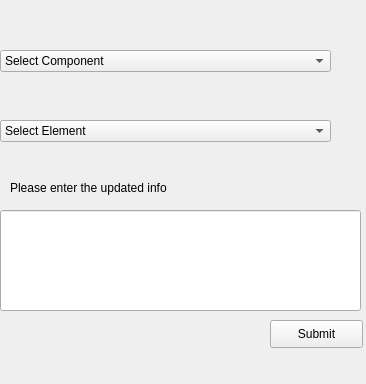
<?xml version="1.0" encoding="UTF-8"?>
<ui version="4.0">
 <class>Compstuff</class>
 <widget class="QWidget" name="Compstuff">
  <property name="geometry">
   <rect>
    <x>0</x>
    <y>0</y>
    <width>366</width>
    <height>384</height>
   </rect>
  </property>
  <property name="windowTitle">
   <string>Form</string>
  </property>
  <property name="styleSheet">
   <string notr="true"/>
  </property>
  <widget class="QComboBox" name="comboBox">
   <property name="geometry">
    <rect>
     <x>0</x>
     <y>50</y>
     <width>331</width>
     <height>22</height>
    </rect>
   </property>
   <item>
    <property name="text">
     <string>Select Component</string>
    </property>
   </item>
  </widget>
  <widget class="QComboBox" name="Elemstuff">
   <property name="geometry">
    <rect>
     <x>0</x>
     <y>120</y>
     <width>331</width>
     <height>22</height>
    </rect>
   </property>
   <item>
    <property name="text">
     <string>Select Element</string>
    </property>
   </item>
   <item>
    <property name="text">
     <string>Item</string>
    </property>
   </item>
   <item>
    <property name="text">
     <string>P_No</string>
    </property>
   </item>
   <item>
    <property name="text">
     <string>S_No</string>
    </property>
   </item>
   <item>
    <property name="text">
     <string>Date</string>
    </property>
   </item>
   <item>
    <property name="text">
     <string>RY</string>
    </property>
   </item>
   <item>
    <property name="text">
     <string>RH</string>
    </property>
   </item>
   <item>
    <property name="text">
     <string>Tot_I</string>
    </property>
   </item>
   <item>
    <property name="text">
     <string>Past_T</string>
    </property>
   </item>
   <item>
    <property name="text">
     <string>Curr_time</string>
    </property>
   </item>
   <item>
    <property name="text">
     <string>AF_Hours</string>
    </property>
   </item>
   <item>
    <property name="text">
     <string>L_Rem</string>
    </property>
   </item>
   <item>
    <property name="text">
     <string>Date_rep</string>
    </property>
   </item>
   <item>
    <property name="text">
     <string>Next_inspH</string>
    </property>
   </item>
   <item>
    <property name="text">
     <string>Next_insp</string>
    </property>
   </item>
   <item>
    <property name="text">
     <string>Type_mjr</string>
    </property>
   </item>
  </widget>
  <widget class="QLineEdit" name="infostuff">
   <property name="geometry">
    <rect>
     <x>0</x>
     <y>210</y>
     <width>361</width>
     <height>101</height>
    </rect>
   </property>
  </widget>
  <widget class="QLabel" name="label">
   <property name="geometry">
    <rect>
     <x>10</x>
     <y>180</y>
     <width>401</width>
     <height>16</height>
    </rect>
   </property>
   <property name="text">
    <string>Please enter the updated info</string>
   </property>
  </widget>
  <widget class="QPushButton" name="submi">
   <property name="geometry">
    <rect>
     <x>270</x>
     <y>320</y>
     <width>93</width>
     <height>28</height>
    </rect>
   </property>
   <property name="text">
    <string>Submit</string>
   </property>
  </widget>
 </widget>
 <resources/>
 <connections/>
</ui>
